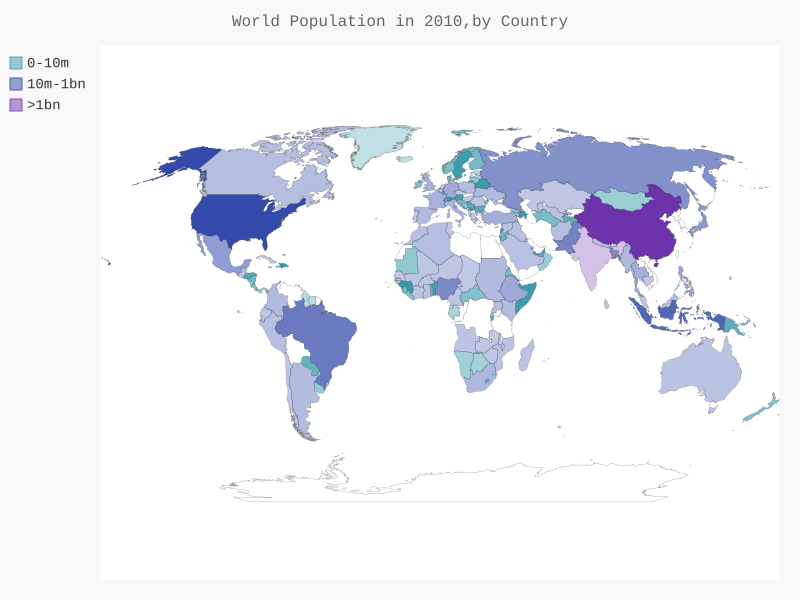

Write Python code to recreate this figure.
import json
from country_codes import get_country_code
import pygal
from pygal.style import RotateStyle



#load the data to a list
filename='population_data.json'
with open(filename) as f:
	pop_data=json.load(f)

#create a dictionary of population
cc_populations={} 
for pop_dict in pop_data:
	if pop_dict['Year']=='2010':
		country_name=pop_dict['Country Name']
		population=int(float(pop_dict['Value']))
		code=get_country_code(country_name)
		if code:
			cc_populations[code]=population
		else:
			print('ERROR'+country_name)
			
#divide all countries into three groups based on population
cc_populations_1,cc_populations_2,cc_populations_3={},{},{}
for cc,pop in cc_populations.items():
	if pop<10000000:
		cc_populations_1[cc]=pop
	elif pop <= 1000000000:
		cc_populations_2[cc]=pop
	else:
		cc_populations_3[cc]=pop
print(len(cc_populations_1),len(cc_populations_2),len(cc_populations_3))

wm_style=RotateStyle('#336699')
wm=pygal.maps.world.World(style=wm_style)
wm.title='World Population in 2010, by Country'

wm.add('0-10m',cc_populations_1)
wm.add('10m-1bn',cc_populations_2)
wm.add('>1bm',cc_populations_3)
wm.render_to_file('americas.svg')
